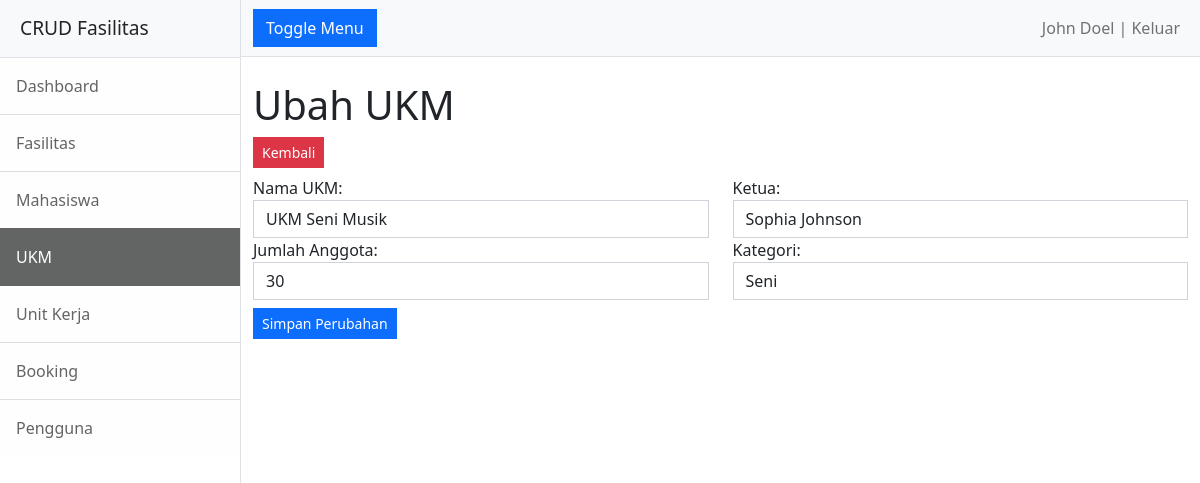
Page /ukm/ubah.php?id_ukm=1 (signed in) on the committed database.
### tables this page shows
CREATE TABLE `ukm` (
  `id_ukm` int(11) NOT NULL,
  `nama_ukm` varchar(255) NOT NULL,
  `ketua` varchar(255) NOT NULL,
  `jumlah_anggota` int(11) NOT NULL,
  `kategori` varchar(255) NOT NULL
);

### ukm/functions.php (called while the page is built, shortened)
<?php
include '../conn.php';
function tampilUkmPerId($id_ukm) {
    global $conn;
    $query = "SELECT * FROM ukm WHERE id_ukm = $id_ukm";
    $result = mysqli_query($conn, $query);
    return $result;
}

### ukm/ubah.php (the view, shortened to what this page needs)
<?php
include 'functions.php';
$id_ukm = $_GET['id_ukm'];
$result = tampilUkmPerId($id_ukm);
$row = mysqli_fetch_assoc($result);
?>
<!DOCTYPE html>
<html lang="en">
<head>
    <link href="../assets/css/styles.css" rel="stylesheet" />
</head>
<body>
    <div class="d-flex" id="wrapper">
        <div class="border-end bg-white" id="sidebar-wrapper">
            <div class="sidebar-heading border-bottom bg-light">CRUD Fasilitas</div>
            <div class="list-group list-group-flush">
                <a class="list-group-item list-group-item-action list-group-item-light p-3" href="../">Dashboard</a>
                <a class="list-group-item list-group-item-action list-group-item-light p-3" href="../fasilitas">Fasilitas</a>
                <a class="list-group-item list-group-item-action list-group-item-light p-3" href="../mahasiswa">Mahasiswa</a>
                <a class="list-group-item list-group-item-action list-group-item-light p-3 active" href="../ukm">UKM</a>
                <a class="list-group-item list-group-item-action list-group-item-light p-3" href="../unit-kerja">Unit Kerja</a>
                <a class="list-group-item list-group-item-action list-group-item-light p-3" href="../booking">Booking</a>
                <?php if($_SESSION['role'] == 'admin'){?>
                <a class="list-group-item list-group-item-action list-group-item-light p-3" href="../pengguna">Pengguna</a>
                <?php } ?>
            </div>
        </div>
        <div id="page-content-wrapper">
            <nav class="navbar navbar-expand-lg navbar-light bg-light border-bottom">
                <div class="container-fluid">
                    <button class="btn btn-primary rounded-0" id="sidebarToggle">Toggle Menu</button>
                    <div class="collapse navbar-collapse" id="navbarSupportedContent">
                        <ul class="navbar-nav ms-auto mt-2 mt-lg-0">
                            <li class="nav-item"><a class="nav-link" href="../logout.php"><?= $_SESSION['name'];?> | Keluar</a></li>
                        </ul>
                    </div>
                </div>
            </nav>
            <div class="container-fluid">
                <h1 class="mt-4">Ubah UKM</h1>
                <a href="index.php" class="btn btn-sm btn-danger mb-2 rounded-0">Kembali</a>
                <form action="" method="post">
                    <div class="row">
                        <div class="form-group col-6">
                            <label for="nama_ukm">Nama UKM:</label>
                            <input type="text" class="form-control rounded-0" id="nama_ukm" name="nama_ukm" value="<?=$row['nama_ukm'];?>" required>
                        </div>
                        <div class="form-group col-6">
                            <label for="ketua">Ketua:</label>
                            <input type="text" class="form-control rounded-0" id="ketua" name="ketua" value="<?=$row['ketua'];?>" required>
                        </div>
                        <div class="form-group col-6">
                            <label for="jumlah_anggota">Jumlah Anggota:</label>
                            <input type="number" class="form-control rounded-0" id="jumlah_anggota" name="jumlah_anggota" value="<?=$row['jumlah_anggota'];?>" required>
                        </div>
                        <div class="form-group col-6">
                            <label for="kategori">Kategori:</label>
                            <input type="text" class="form-control rounded-0" id="kategori" name="kategori" value="<?=$row['kategori'];?>" required>
                        </div>
                    </div>
                    <input class="btn btn-primary mt-2 btn-sm rounded-0" type="submit" value="Simpan Perubahan">
                </form>
            </div>
        </div>
    </div>
</body>
</html>

### rows in the picture
ukm: nama_ukm "UKM Seni Musik", ketua "Sophia Johnson", jumlah_anggota "30", kategori "Seni"

### other values in the picture
$_SESSION['name'] "John Doel"
